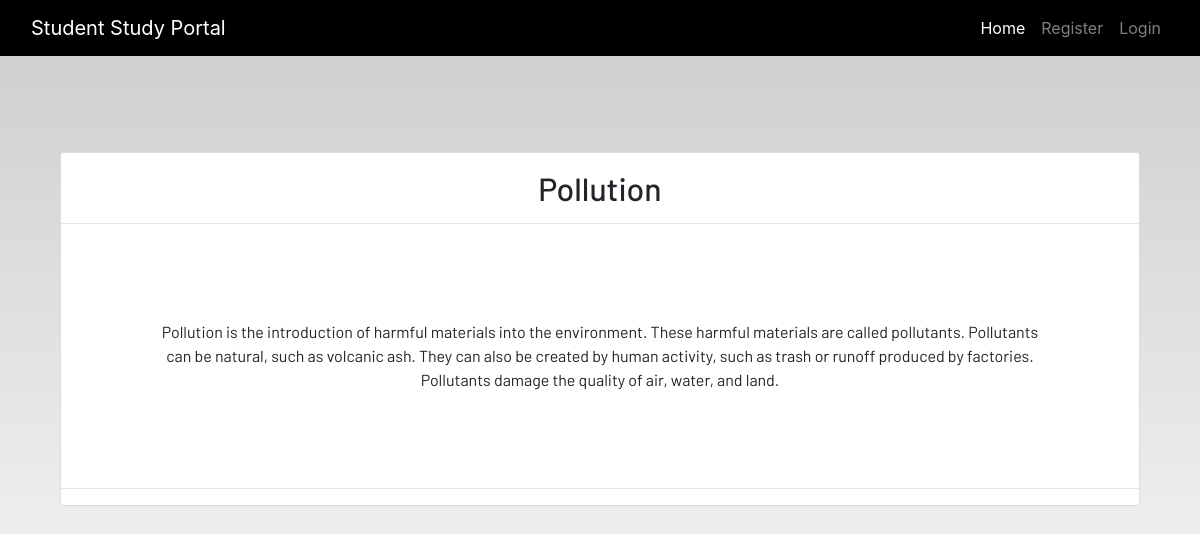
The app's page /notes_detail/39 with its own data.
### dashboard/models.py (models this page shows, shortened)
class Notes(models.Model):
    user = models.ForeignKey(User, on_delete=models.CASCADE)
    title = models.CharField(max_length=200)
    description = models.TextField()
    class Meta:
        verbose_name = "notes"
        verbose_name_plural = "notes"

### dashboard/views.py (the view)
# urls.py: path('notes_detail/<int:pk>', views.NotesDetailView.as_view(), name="notes-detail"),
class NotesDetailView(generic.DetailView):
    model = Notes

### dashboard/templates/dashboard/notes_detail.html
{% extends 'dashboard/base.html' %}
{% load static %}
{% block content %}
<section class='text-center container'>
    <div class="container">
        <div class="content-section p-0 mt-5">
            <div class="m-3">
                <h2>{{notes.title}}</h2>
            </div>
            <hr class="p-0 m-0">
            <p class="description m-5 p-5">
                {{notes.description}}
            </p>
            <hr>
        </div>
    </div>
</section>
{% endblock content %}

### static/css/main.css (style rules this page uses)
html { scroll-behavior: smooth; height: 100%; width: 100%; }
html, body { max-width: 100%; overflow-x: hidden; height: 100%; width: 100%; }
body { background: linear-gradient(rgba(0, 0, 0, 0.2), rgba(255, 255, 255, 0.5)); overflow-x: hidden; background-repeat: no-repeat; }
.content-section { background: #ffffff; padding: 10px 20px; border: 1px solid #dddddd; border-radius: 3px; margin-bottom: 20px; }

### records on screen
Notes: title "Pollution", description "Pollution is the introduction of harmful materials into the environment. These harmful materials are called pollutants. Pollutants can be natural, such as volcanic ash. They can also be created by human activity, such as trash or runoff produced by factories. Pollutants damage the quality of air, water, and land."
